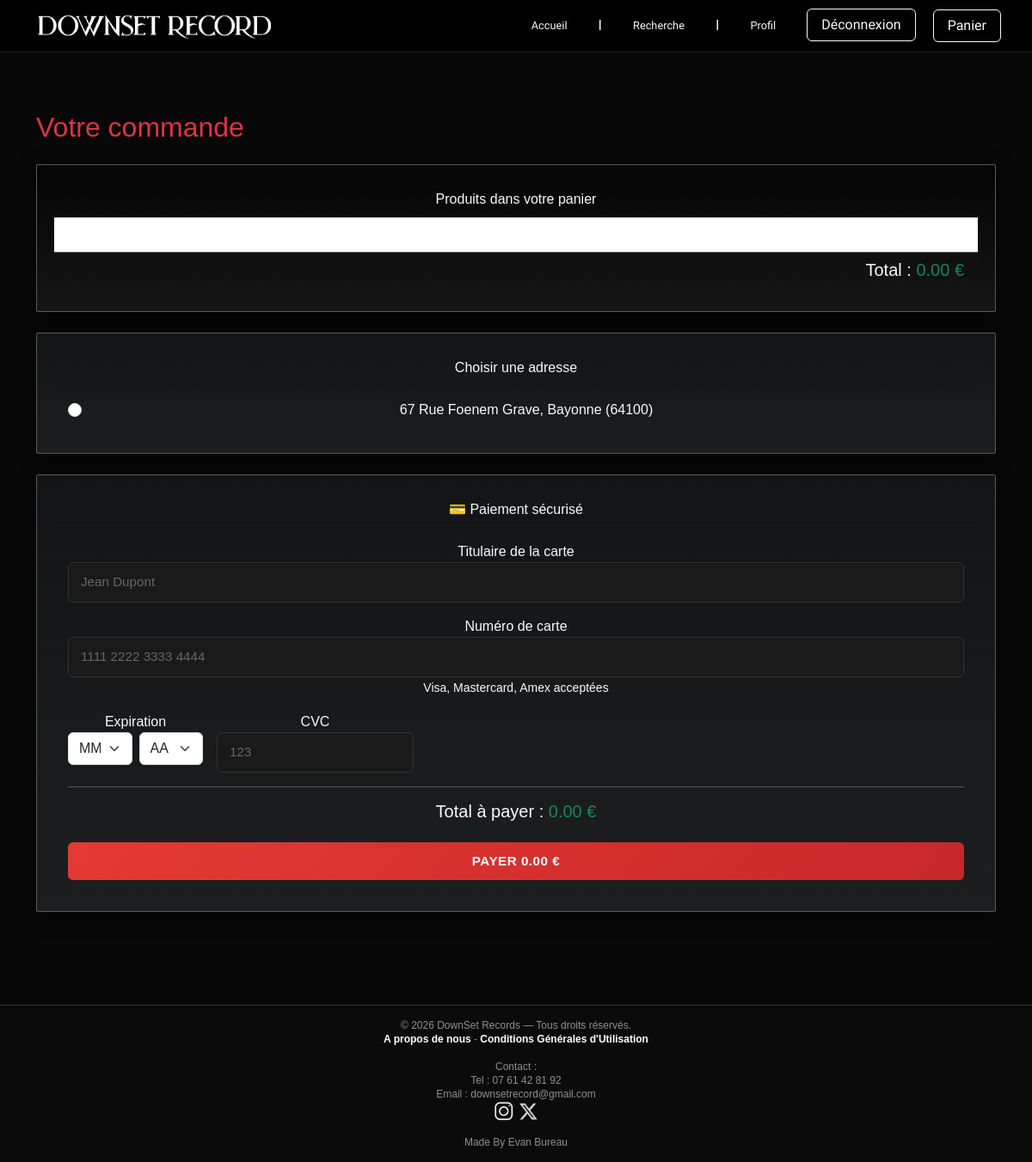
/index.php?page=commande (signed in), run on the app's committed database.
### tables this page shows
CREATE TABLE IF NOT EXISTS `adresse` (
  `id_adresse` int NOT NULL AUTO_INCREMENT,
  `rue` varchar(50) DEFAULT NULL,
  `ville` varchar(50) DEFAULT NULL,
  `code_postal` int DEFAULT NULL,
  `numero_rue` int DEFAULT NULL,
  `type_numero_rue` varchar(10) DEFAULT NULL,
  PRIMARY KEY (`id_adresse`)
);

### controleurs/commande.php (called while the page is built, shortened)
<?php
require_once __DIR__ . '/../modeles/CommandeModele.php';
require_once __DIR__ . '/../modeles/PanierModele.php';
$commandeModele = new CommandeModele();
$panierModele = new PanierModele();
$userId = $_SESSION['user']['id_user'];
$panier = $panierModele->getPanier($userId);
$adresses = $commandeModele->getAdresses($userId);
$total = $panier->getTotalPrix();
require_once __DIR__ . '/../vue/vueHeader.php';
include __DIR__ . '/../vue/vueCommande.php';
require_once __DIR__ . '/../vue/vueFooter.php';
?>

### index.php (called while the page is built, shortened)
<?php
$action = $_GET['page'] ?? "defaut";
$fichierControleur = controleurPrincipal($action);
require_once __DIR__ . "/controleurs/" . $fichierControleur;
?>

### modeles/PanierModele.php (called while the page is built, shortened)
<?php
require_once __DIR__ . '/Panier.php';
class PanierModele
{
    private $pdo;
    public function __construct($pdo = null)
    {
        if ($pdo === null) {
            global $pdo;
        }
        $this->pdo = $pdo;
    }
    private function getOrCreatePanierDB($idUser)
    {
        $stmt = $this->pdo->prepare("SELECT id_panier FROM panier WHERE id_user = ?");
        $stmt->execute([$idUser]);
        $row = $stmt->fetch(PDO::FETCH_ASSOC);
        if ($row) {
            return $row['id_panier'];
        }
        $this->pdo->prepare("INSERT INTO panier (date_creation, id_user) VALUES (NOW(), ?)")->execute([$idUser]);
        return $this->pdo->lastInsertId();
    }
    public function getPanier($idUser)
    {
        $idPanier = $this->getOrCreatePanierDB($idUser);
        $sql = "
            SELECT pr.id_produit, pr.nom_produit, pr.prix_unitaire, pr.img_path, pr.stock,
                   pp.quantite, c.id_categorie, c.nom_categorie,
                   GROUP_CONCAT(DISTINCT a.nom_artiste SEPARATOR ', ') AS nom_artiste
            FROM panier_produit pp
            JOIN produits pr ON pp.id_produit = pr.id_produit
            LEFT JOIN produit_categorie pc ON pr.id_produit = pc.id_produit
            LEFT JOIN categorieproduit c ON pc.id_categorie = c.id_categorie
            LEFT JOIN produit_artiste pa ON pr.id_produit = pa.id_produit
            LEFT JOIN artiste a ON pa.id_artiste = a.id_artiste
            WHERE pp.id_panier = :id_panier
            GROUP BY pr.id_produit, pp.quantite
        ";
        $stmt = $this->pdo->prepare($sql);
        $stmt->execute(['id_panier' => $idPanier]);
        $panier = new Panier($idPanier);
        foreach ($stmt->fetchAll(PDO::FETCH_ASSOC) as $row) {
            $produit = $this->hydrateProduit($row);
            $panier->addArticle($produit, $row['quantite']);
        }
        return $panier;
    }
}

### modeles/Panier.php (called while the page is built, shortened)
<?php
class Panier
{
    private $articles = [];
    public function getTotalPrix()
    {
        $total = 0;
        return $total;
    }
    public function isEmpty()
    {
        return empty($this->articles);
    }
}

### modeles/CommandeModele.php (called while the page is built, shortened)
<?php
require_once __DIR__ . '/Commande.php';
require_once __DIR__ . '/Adresse.php';
class CommandeModele
{
    private $pdo;
    public function __construct($pdo = null)
    {
        if ($pdo === null) {
            global $pdo;
        }
        $this->pdo = $pdo;
    }
    private function hydrateAdresse($row)
    {
        return new Adresse(
            $row['id_adresse'],
            $row['numero_rue'],
            $row['type_numero_rue'],
            $row['rue'],
            $row['ville'],
            $row['code_postal']
        );
    }
    public function getAdresses($idUser)
    {
        $sql = "
            SELECT a.id_adresse, a.numero_rue, a.type_numero_rue, a.rue, a.ville, a.code_postal
            FROM utilisateur_adresse ua
            JOIN adresse a ON ua.id_adresse = a.id_adresse
            WHERE ua.id_user = :idUser
            ORDER BY a.id_adresse DESC
        ";
        $stmt = $this->pdo->prepare($sql);
        $stmt->execute(['idUser' => $idUser]);
        $adresses = [];
        foreach ($stmt->fetchAll(PDO::FETCH_ASSOC) as $row) {
            $adresses[] = $this->hydrateAdresse($row);
        }
        return $adresses;
    }
}

### modeles/Adresse.php (called while the page is built, shortened)
<?php
class Adresse
{
    private $id;
    private $numeroRue;
    private $rue;
    private $ville;
    private $codePostal;
    public function __construct($id = null, $numeroRue = '', $typeNumeroRue = '', $rue = '', $ville = '', $codePostal = '')
    {
        $this->id = $id;
        $this->numeroRue = $numeroRue;
        $this->rue = $rue;
        $this->ville = $ville;
        $this->codePostal = $codePostal;
    }
    public function getId() { return $this->id; }
    public function getNumeroRue() { return $this->numeroRue; }
    public function getRue() { return $this->rue; }
    public function getVille() { return $this->ville; }
    public function getCodePostal() { return $this->codePostal; }
}

### vue/vueCommande.php (the view, shortened to what this page needs)
<div class="container my-5 text-light">
    <h2 class="mb-4 text-danger">Votre commande</h2><div class="d-none d-md-block"></div>
    <div class="card text-light mb-4">
        <div class="card-header">Produits dans votre panier</div>
        <ul class="list-group list-group-flush">
            <?php if ($panier->isEmpty()): ?>
                <li class="list-group-item text-white">Votre panier est vide.</li>
            <?php endif; ?>
        </ul>
        <div class="card-footer text-end">
            <h5>Total : <span class="text-success"><?= number_format($total, 2) ?> €</span></h5>
        </div>
    </div>
    <div class="card bg-dark text-light mb-4">
        <div class="card-header">Choisir une adresse</div>
        <div class="card-body">
            <?php if (empty($adresses)): ?>
                <p class="text-light">Aucune adresse enregistrée. <a href="index.php?page=profil" class="text-danger">Ajoutez-en une
                        ici</a>.</p>
            <?php else: ?>
                <form id="addressForm">
                    <?php foreach ($adresses as $a): ?>
                        <div class="form-check">
                            <input class="form-check-input" type="radio" name="adresse" value="<?= (int)$a->getId() ?>">
                            <label class="form-check-label">
                                <?= htmlspecialchars($a->getNumeroRue() ?? '') ?>         <?= htmlspecialchars($a->getRue()) ?>,
                                <?= htmlspecialchars($a->getVille()) ?> (<?= htmlspecialchars($a->getCodePostal()) ?>)
                            </label>
                        </div>
                    <?php endforeach; ?>
                </form>
            <?php endif; ?>
        </div>
    </div>
    <div class="card bg-dark text-light mb-4">
        <div class="card-header">💳 Paiement sécurisé</div>
        <div class="card-body">
            <form id="paiementForm">
                <div class="mb-3">
                    <label for="nom_carte">Titulaire de la carte</label>
                    <input type="text" id="nom_carte" class="form-control" placeholder="Jean Dupont" required>
                </div>
                <div class="mb-3">
                    <label for="cb">Numéro de carte</label>
                    <input type="text" id="cb" class="form-control" maxlength="19" placeholder="1111 2222 3333 4444"
                        required>
                    <small class="text-light">Visa, Mastercard, Amex acceptées</small>
                </div>
                <div class="mb-3 d-flex gap-3">
                    <div>
                        <label>Expiration</label>
                        <div class="d-flex gap-2">
                            <select class="form-select" id="exp_mois" required>
                                <option value="">MM</option>
                            </select>
                            <select class="form-select" id="exp_annee" required>
                                <option value="">AA</option>
                            </select>
                        </div>
                    </div>
                    <div>
                        <label>CVC</label>
                        <input type="password" id="cvc" class="form-control" maxlength="4" placeholder="123" required>
                    </div>
                </div>
                <hr>
                <h5>Total à payer : <span class="text-success"><?= number_format($total, 2) ?> €</span></h5>
                <button type="submit" class="btn btn-danger w-100 mt-3">
                    Payer <?= number_format($total, 2) ?> €
                </button>
            </form>
        </div>
    </div>
</div>
<?php include_once __DIR__ . "/vueFooter.php"; ?>

### public/css/style.css (style rules this page uses)
body { background: #080808; color: #eee; font-family: Arial, sans-serif; margin: 0; padding: 0; }
.bg-dark { background-color: rgba(15, 15, 15, 0.878); }
.card { background: linear-gradient(to top, #1b1b1bb6, #00000073); border: solid rgb(91, 91, 91) 1px; border-radius: 2px; padding: 20px; box-shadow: 0 6px 20px rgba(0, 0, 0, 0.7); text-align: center; width: 100%; perspective: 1000px; transition: transform 0.3s ease, box-shadow 0.3s ease; }
html, body { overflow-x: hidden; width: 100%; height: 100%; }
.form-control { background: #1a1a1a !important; border: 1px solid #333 !important; color: #fff !important; padding: 11px 14px !important; font-size: 0.95rem !important; transition: all 0.3s ease !important; border-radius: 6px !important; }
.form-control::placeholder { color: #666 !important; }
.form-control:invalid:not(:placeholder-shown) { border-color: #e53935 !important; }
.mb-3 { margin-bottom: 16px !important; }
.btn-danger { background: linear-gradient(135deg, #e53935 0%, #c62828 100%) !important; border: none !important; color: #fff !important; font-weight: 600 !important; padding: 11px 16px !important; font-size: 0.95rem !important; transition: all 0.3s ease !important; border-radius: 6px !important; text-transform: uppercase !important; letter-spacing: 0.5px !important; }

### data on the page
adresse: numero_rue "67", rue "Rue Foenem Grave", ville "Bayonne", code_postal "64100"

### other printed values
$total "0.00"
